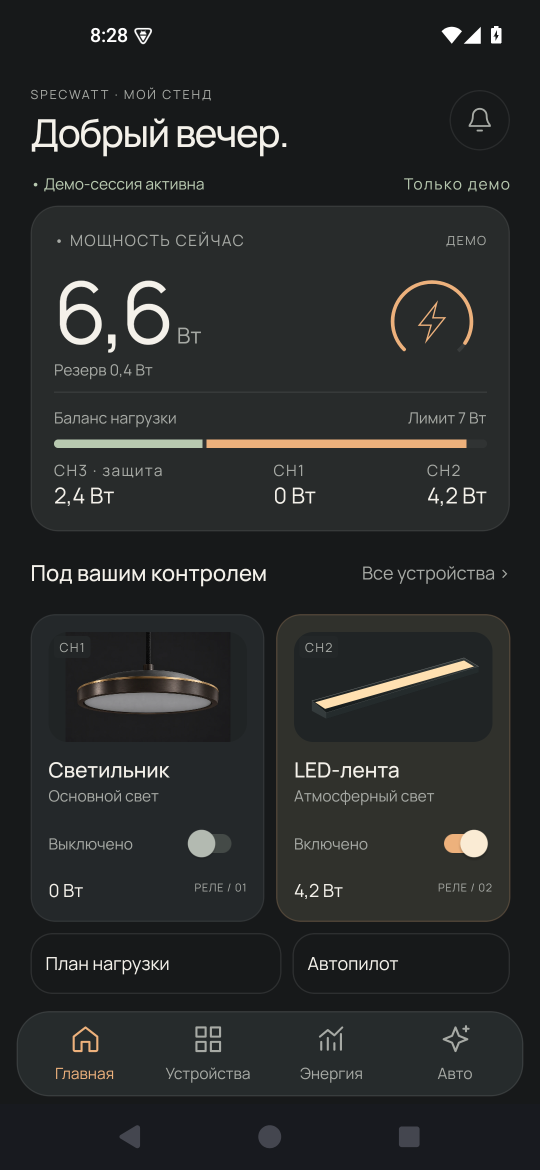
#> input picture docs/v411/android/launch-1.png, 1080 x 2340 px, given in place of welcome.png, which was not available (shown at 1/2 size)
$ python review-v411.py
#> lines starting #> are read from the running program, lines starting #| are printed output that depends on the picture
"""Arrange actual captures for review; never paint or retouch application pixels."""
from pathlib import Path
from PIL import Image, ImageDraw, ImageFont
import json

root = Path(__file__).resolve().parents[1]
out = root / 'docs/v411'
routes = ['welcome','home','lighting','energy','devices','device','autopilot','planner','journal','setup','settings','protected','setup-2','setup-3']
font = ImageFont.truetype('C:/Windows/Fonts/arial.ttf', 20)
(out/'review').mkdir(exist_ok=True)
for scale in ['1.0','1.3','1.5']:
    for suffix in ['', '-bottom']:
        for group in range(3):
            keys=routes[group*5:group*5+5]
            canvas=Image.new('RGB',(320*len(keys),745),'#e8e6e1')
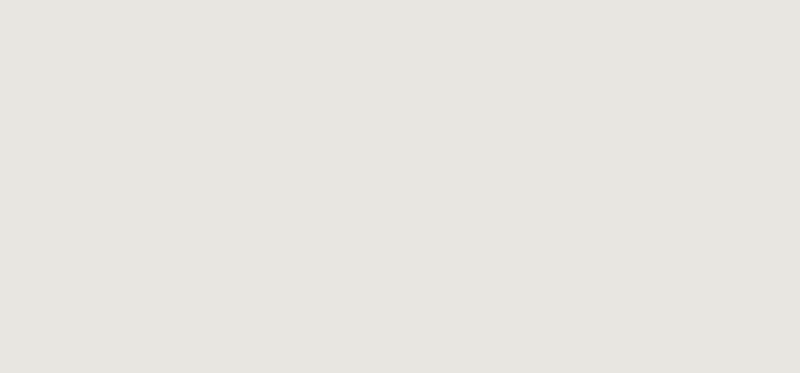
#> canvas: PIL image 1600x745 RGB (shown at 1/2 size); mean R, G, B 232, 230, 225
            draw=ImageDraw.Draw(canvas)
            for i,key in enumerate(keys):
                image=Image.open(out/'android'/scale/(key+suffix+'.png'))
#> image is the input picture: PIL image 1080x2340 RGBA; mean R, G, B, A 39.6, 41.6, 41.4, 255
                image.thumbnail((310,690))
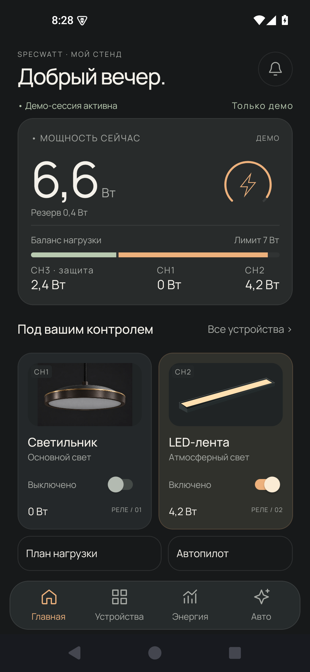
#> image: PIL image 310x672 RGBA; mean R, G, B, A 39.6, 41.6, 41.4, 255
                canvas.paste(image,(320*i+5,36))
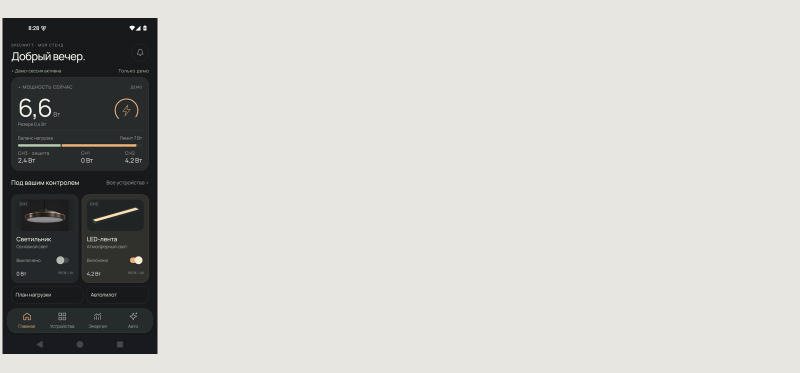
#> canvas: PIL image 1600x745 RGB (shown at 1/2 size); mean R, G, B 198.4, 197.1, 192.9
#> (the run stopped early here; a loop or call above may not have finished)
